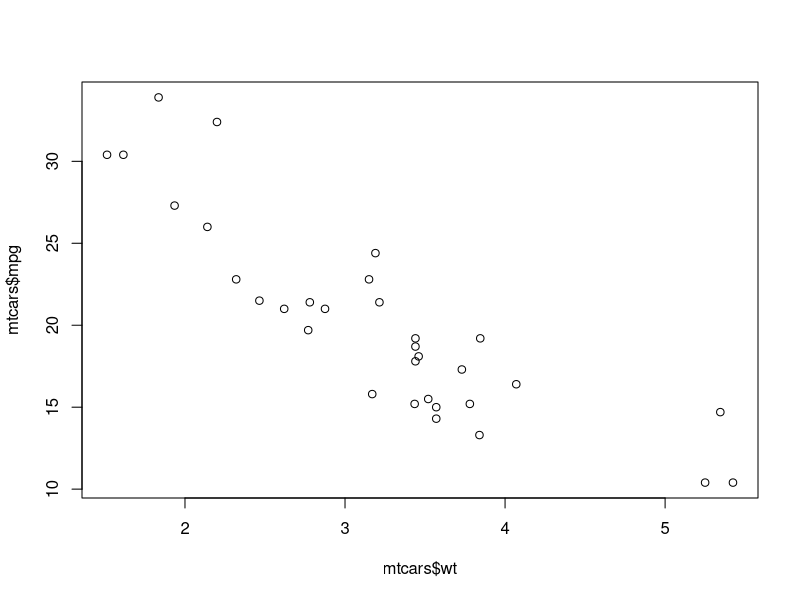
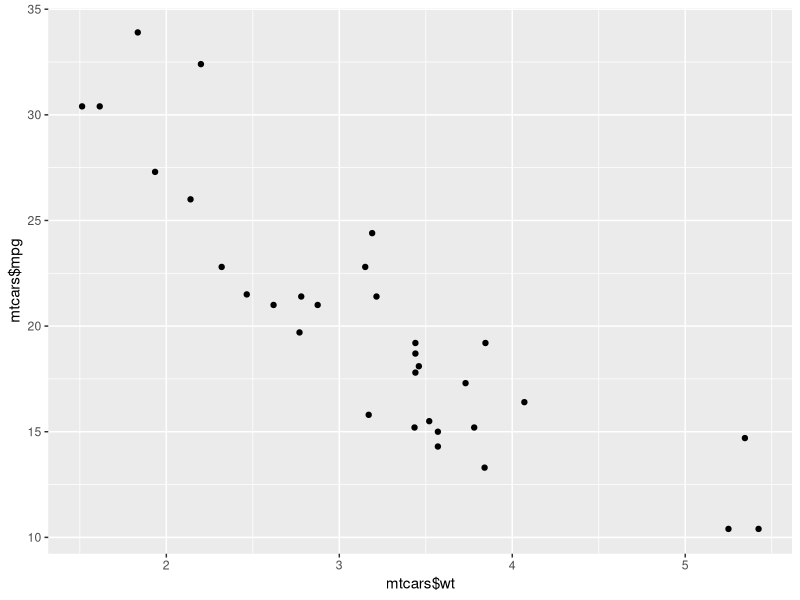
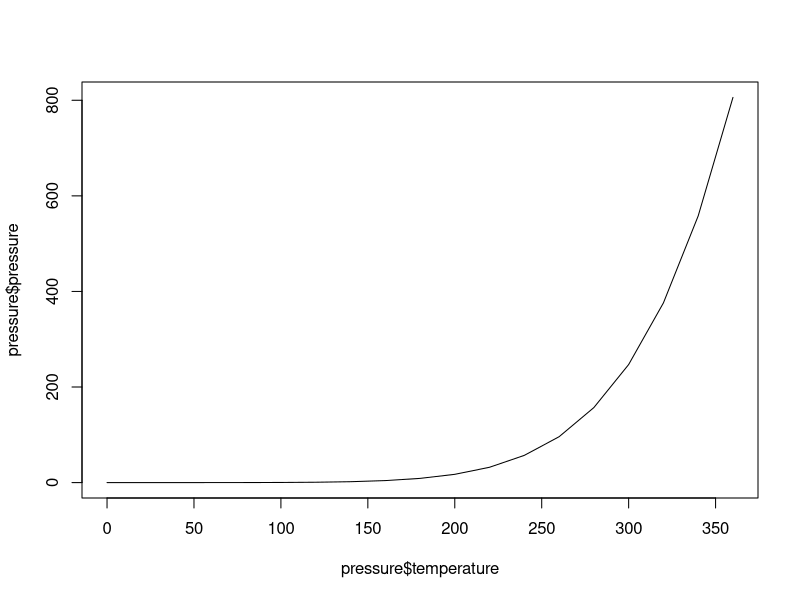
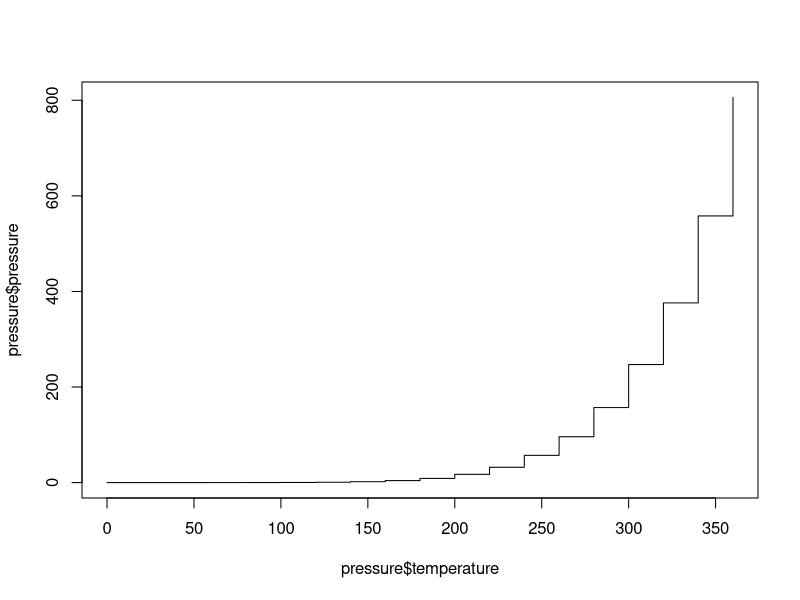
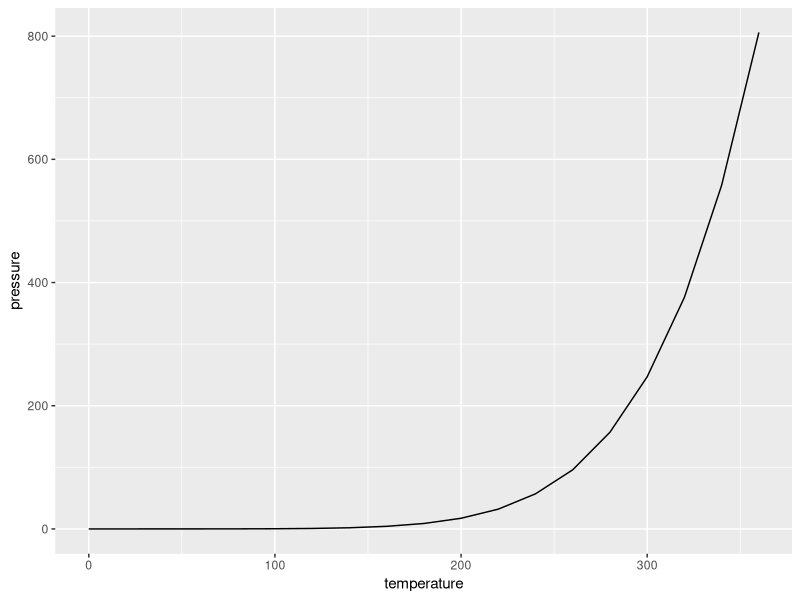
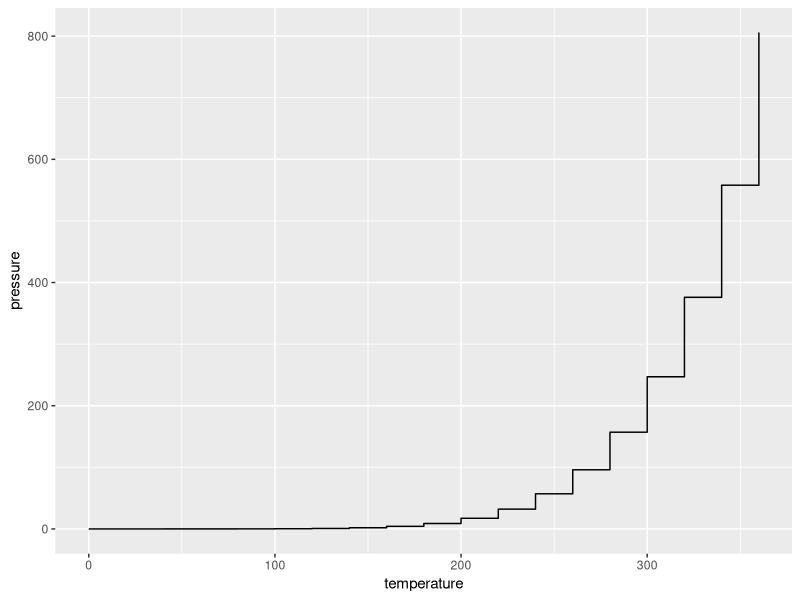
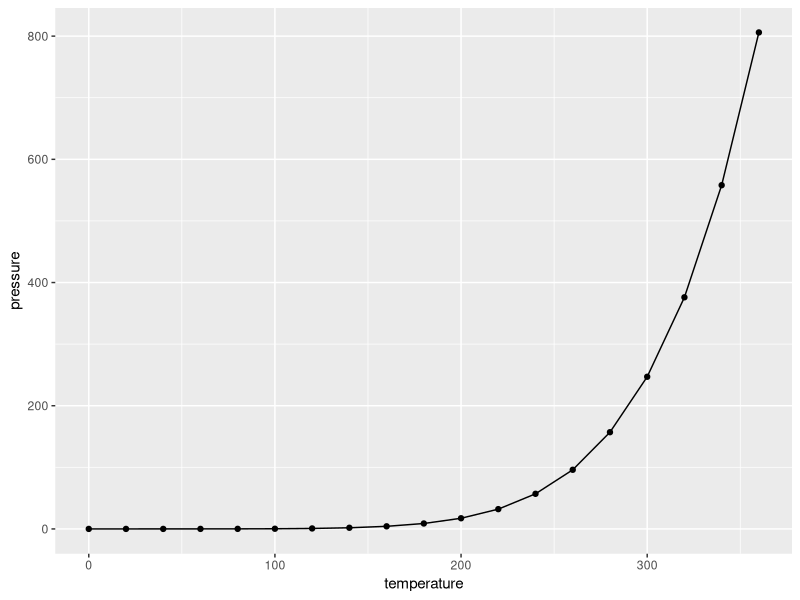

Generate these figures, in order, with R:
## ---- chunk 1
knitr::opts_chunk$set(echo = TRUE)
## ---- chunk 2
# Addition
5+10
## ---- chunk 3
# Subtraction
100-6
## ---- chunk 4
# Multiplication
4*9
## ---- chunk 5
# Division
(5 + 5) / 2
## ---- chunk 6
# Exponentiation
2^4
## ---- chunk 7
# Modulo
18 %% 5
## ---- chunk 8
# Assign the value 19 to x
x <- 19

# Print out the value of the variable x
x
## ---- chunk 9
# Assign the value 19 to x
y <- 7

# Add the values of x and y and store the result in z
z <- x + y

# Print the value of z
z
## ---- chunk 10
sumTwoValues <- function(x, y) {
  sum <- x + y
  return(sum)
}
## ---- chunk 11
sumTwoValues
## ---- chunk 12
x <- 1 
y <- 2
sumTwoValues(x, y)
## ---- chunk 13
sumTwoValues(100,80)
## ---- chunk 14
fahrenheit_to_celsius <- function(temp_F) {
  temp_C <- (temp_F - 32) * 5 / 9
  return(temp_C)
}
## ---- chunk 15
temp_F <- 30
fahrenheit_to_celsius(temp_F)
## ---- chunk 16
myTempF <- 30
fahrenheit_to_celsius(myTempF)
## ---- chunk 17
fahrenheit_to_celsius(30)
fahrenheit_to_celsius(40)
fahrenheit_to_celsius(50)
fahrenheit_to_celsius(60)
fahrenheit_to_celsius(70)
## ---- chunk 18
for (t in seq(from = 30, to = 70, by = 10)){
   print(fahrenheit_to_celsius(t))
}
## ---- chunk 19
seq
## ---- chunk 20
help(seq)
?(seq)
## ---- chunk 21
seq(from = 30, to = 70, by = 10)
seq(30, 70, 10)
## ---- chunk 22
# Set my_numeric to be 9.3
my_numeric <- 9.3

# Set my_character to be "mouse"
my_character <- "mouse"

# Set my_logical to be TRUE
my_logical <- TRUE
## ---- chunk 23
# Change my_numeric to be 10
my_numeric <- 10

# Change my_character to be "mars"
my_character <- "mars"

# Change my_logical to be FALSE
my_logical <- FALSE
## ---- chunk 24
# Run str() on my_numeric
str(my_numeric)

# Run str() on my_character
str(my_character)

# Run str() on my_logical
str(my_logical)
## ---- chunk 25
# an empty 'logical' (default) vector
vector()
## ---- chunk 26
# a vector of mode 'character' with 3 elements
vector("character", length = 3)
## ---- chunk 27
 # the same results, but using the constructor directly
character(3)
## ---- chunk 28
# create a vector x of mode numeric
x <- c(1, 2, 3)
## ---- chunk 29
# create a vector y of mode logical Using TRUE and FALSE
y <- c(TRUE, TRUE, FALSE, FALSE)
## ---- chunk 30
# create a vector z of mode character using quoted text
z <- c("Nailil", "Quang", "Kaness")
## ---- chunk 31
str(z)
typeof(z)
length(z)
class(z)
## ---- chunk 32
z <- c(z, "Sunanda")
## ---- chunk 33
z <- c("Fujita", z)
## ---- chunk 34
x <- c("a", NA, "c", "d", NA)
y <- c("a", "b", "c", "d", "e")

is.na(x)
is.na(y)

anyNA(x)
anyNA(y)
## ---- chunk 35
mixX <- c(3.3, "p")
mixY <- c(TRUE, 5)
mixZ <- c("q", TRUE)
## ---- chunk 36
str(mixX)
str(mixY)
str(mixZ)
## ---- chunk 37
m <- matrix(nrow = 2, ncol = 2)
m
## ---- chunk 38
dim(m)
class(m)
typeof(m)
## ---- chunk 39
m <- matrix(1:6, nrow = 2, ncol = 3)
## ---- chunk 40
x <- 4:6
y <- 10:12
cbind(x, y)
## ---- chunk 41
mdat <- rbind(x, y)
## ---- chunk 42
mdat[1,3]
## ---- chunk 43
xList <- list(1, "a", TRUE)
xList
## ---- chunk 44
xList[[2]]
## ---- chunk 45
nameXList <- list(myNum = 1, myChar = "t", myBool = TRUE)
nameXList
names(nameXList)
## ---- chunk 46
nameXList$myChar
## ---- chunk 47
df <- data.frame(id = letters[1:10], var1 = 1:10, var2 = seq(11,30,2))
df
## ---- chunk 48
head(df)
tail(df)
dim(df)
nrow(df)
ncol(df)
str(df)
names(df)
sapply(df, class)
## ---- chunk 49
df[2, 3]
## ---- chunk 50
df[["var2"]]
df$var2
## ---- chunk 51
my_data <- read.csv("Labmates.csv")

## ---- chunk 52
data()
## ---- chunk 53
data(mtcars)
str(mtcars)
## ---- chunk 54
library(ggplot2)
## ---- chunk 55
plot(x = mtcars$wt, y = mtcars$mpg)
## ---- chunk 56
library(ggplot2)
qplot(x = mtcars$wt, y = mtcars$mpg)
## ---- chunk 57
plot(x = pressure$temperature, y = pressure$pressure, type = "l")
## ---- chunk 58
plot(x = pressure$temperature, y = pressure$pressure, type = "s")
## ---- chunk 59
qplot(temperature, pressure, data = pressure, geom = "line")
## ---- chunk 60
qplot(temperature, pressure, data = pressure, geom = "step")
## ---- chunk 61
qplot(temperature, pressure, data = pressure, geom = c("line", "point"))
